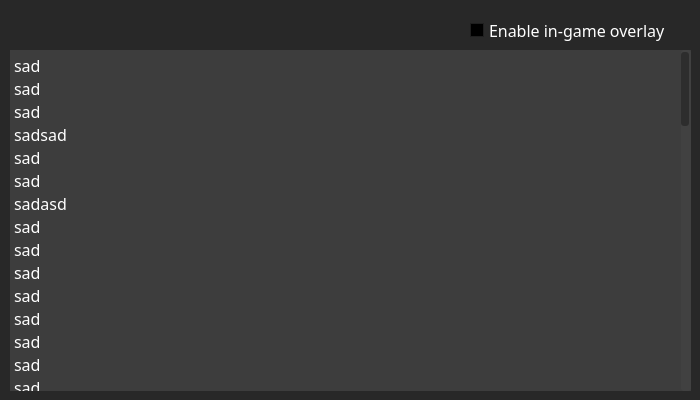
<?xml version="1.0" encoding="UTF-8"?>
<ui version="4.0">
 <class>Console</class>
 <widget class="QMainWindow" name="Console">
  <property name="windowModality">
   <enum>Qt::NonModal</enum>
  </property>
  <property name="geometry">
   <rect>
    <x>0</x>
    <y>0</y>
    <width>700</width>
    <height>400</height>
   </rect>
  </property>
  <property name="sizePolicy">
   <sizepolicy hsizetype="Fixed" vsizetype="Fixed">
    <horstretch>0</horstretch>
    <verstretch>0</verstretch>
   </sizepolicy>
  </property>
  <property name="minimumSize">
   <size>
    <width>700</width>
    <height>400</height>
   </size>
  </property>
  <property name="maximumSize">
   <size>
    <width>700</width>
    <height>400</height>
   </size>
  </property>
  <property name="palette">
   <palette>
    <active>
     <colorrole role="WindowText">
      <brush brushstyle="SolidPattern">
       <color alpha="255">
        <red>255</red>
        <green>255</green>
        <blue>255</blue>
       </color>
      </brush>
     </colorrole>
     <colorrole role="Button">
      <brush brushstyle="SolidPattern">
       <color alpha="255">
        <red>0</red>
        <green>0</green>
        <blue>0</blue>
       </color>
      </brush>
     </colorrole>
     <colorrole role="Light">
      <brush brushstyle="SolidPattern">
       <color alpha="255">
        <red>0</red>
        <green>0</green>
        <blue>0</blue>
       </color>
      </brush>
     </colorrole>
     <colorrole role="Midlight">
      <brush brushstyle="SolidPattern">
       <color alpha="255">
        <red>0</red>
        <green>0</green>
        <blue>0</blue>
       </color>
      </brush>
     </colorrole>
     <colorrole role="Dark">
      <brush brushstyle="SolidPattern">
       <color alpha="255">
        <red>0</red>
        <green>0</green>
        <blue>0</blue>
       </color>
      </brush>
     </colorrole>
     <colorrole role="Mid">
      <brush brushstyle="SolidPattern">
       <color alpha="255">
        <red>0</red>
        <green>0</green>
        <blue>0</blue>
       </color>
      </brush>
     </colorrole>
     <colorrole role="Text">
      <brush brushstyle="SolidPattern">
       <color alpha="255">
        <red>255</red>
        <green>255</green>
        <blue>255</blue>
       </color>
      </brush>
     </colorrole>
     <colorrole role="BrightText">
      <brush brushstyle="SolidPattern">
       <color alpha="255">
        <red>255</red>
        <green>255</green>
        <blue>255</blue>
       </color>
      </brush>
     </colorrole>
     <colorrole role="ButtonText">
      <brush brushstyle="SolidPattern">
       <color alpha="255">
        <red>255</red>
        <green>255</green>
        <blue>255</blue>
       </color>
      </brush>
     </colorrole>
     <colorrole role="Base">
      <brush brushstyle="SolidPattern">
       <color alpha="255">
        <red>0</red>
        <green>0</green>
        <blue>0</blue>
       </color>
      </brush>
     </colorrole>
     <colorrole role="Window">
      <brush brushstyle="SolidPattern">
       <color alpha="255">
        <red>40</red>
        <green>40</green>
        <blue>40</blue>
       </color>
      </brush>
     </colorrole>
     <colorrole role="Shadow">
      <brush brushstyle="SolidPattern">
       <color alpha="255">
        <red>0</red>
        <green>0</green>
        <blue>0</blue>
       </color>
      </brush>
     </colorrole>
     <colorrole role="AlternateBase">
      <brush brushstyle="SolidPattern">
       <color alpha="255">
        <red>0</red>
        <green>0</green>
        <blue>0</blue>
       </color>
      </brush>
     </colorrole>
     <colorrole role="ToolTipBase">
      <brush brushstyle="SolidPattern">
       <color alpha="255">
        <red>255</red>
        <green>255</green>
        <blue>220</blue>
       </color>
      </brush>
     </colorrole>
     <colorrole role="ToolTipText">
      <brush brushstyle="SolidPattern">
       <color alpha="255">
        <red>0</red>
        <green>0</green>
        <blue>0</blue>
       </color>
      </brush>
     </colorrole>
    </active>
    <inactive>
     <colorrole role="WindowText">
      <brush brushstyle="SolidPattern">
       <color alpha="255">
        <red>255</red>
        <green>255</green>
        <blue>255</blue>
       </color>
      </brush>
     </colorrole>
     <colorrole role="Button">
      <brush brushstyle="SolidPattern">
       <color alpha="255">
        <red>0</red>
        <green>0</green>
        <blue>0</blue>
       </color>
      </brush>
     </colorrole>
     <colorrole role="Light">
      <brush brushstyle="SolidPattern">
       <color alpha="255">
        <red>0</red>
        <green>0</green>
        <blue>0</blue>
       </color>
      </brush>
     </colorrole>
     <colorrole role="Midlight">
      <brush brushstyle="SolidPattern">
       <color alpha="255">
        <red>0</red>
        <green>0</green>
        <blue>0</blue>
       </color>
      </brush>
     </colorrole>
     <colorrole role="Dark">
      <brush brushstyle="SolidPattern">
       <color alpha="255">
        <red>0</red>
        <green>0</green>
        <blue>0</blue>
       </color>
      </brush>
     </colorrole>
     <colorrole role="Mid">
      <brush brushstyle="SolidPattern">
       <color alpha="255">
        <red>0</red>
        <green>0</green>
        <blue>0</blue>
       </color>
      </brush>
     </colorrole>
     <colorrole role="Text">
      <brush brushstyle="SolidPattern">
       <color alpha="255">
        <red>255</red>
        <green>255</green>
        <blue>255</blue>
       </color>
      </brush>
     </colorrole>
     <colorrole role="BrightText">
      <brush brushstyle="SolidPattern">
       <color alpha="255">
        <red>255</red>
        <green>255</green>
        <blue>255</blue>
       </color>
      </brush>
     </colorrole>
     <colorrole role="ButtonText">
      <brush brushstyle="SolidPattern">
       <color alpha="255">
        <red>255</red>
        <green>255</green>
        <blue>255</blue>
       </color>
      </brush>
     </colorrole>
     <colorrole role="Base">
      <brush brushstyle="SolidPattern">
       <color alpha="255">
        <red>0</red>
        <green>0</green>
        <blue>0</blue>
       </color>
      </brush>
     </colorrole>
     <colorrole role="Window">
      <brush brushstyle="SolidPattern">
       <color alpha="255">
        <red>40</red>
        <green>40</green>
        <blue>40</blue>
       </color>
      </brush>
     </colorrole>
     <colorrole role="Shadow">
      <brush brushstyle="SolidPattern">
       <color alpha="255">
        <red>0</red>
        <green>0</green>
        <blue>0</blue>
       </color>
      </brush>
     </colorrole>
     <colorrole role="AlternateBase">
      <brush brushstyle="SolidPattern">
       <color alpha="255">
        <red>0</red>
        <green>0</green>
        <blue>0</blue>
       </color>
      </brush>
     </colorrole>
     <colorrole role="ToolTipBase">
      <brush brushstyle="SolidPattern">
       <color alpha="255">
        <red>255</red>
        <green>255</green>
        <blue>220</blue>
       </color>
      </brush>
     </colorrole>
     <colorrole role="ToolTipText">
      <brush brushstyle="SolidPattern">
       <color alpha="255">
        <red>0</red>
        <green>0</green>
        <blue>0</blue>
       </color>
      </brush>
     </colorrole>
    </inactive>
    <disabled>
     <colorrole role="WindowText">
      <brush brushstyle="SolidPattern">
       <color alpha="255">
        <red>0</red>
        <green>0</green>
        <blue>0</blue>
       </color>
      </brush>
     </colorrole>
     <colorrole role="Button">
      <brush brushstyle="SolidPattern">
       <color alpha="255">
        <red>0</red>
        <green>0</green>
        <blue>0</blue>
       </color>
      </brush>
     </colorrole>
     <colorrole role="Light">
      <brush brushstyle="SolidPattern">
       <color alpha="255">
        <red>0</red>
        <green>0</green>
        <blue>0</blue>
       </color>
      </brush>
     </colorrole>
     <colorrole role="Midlight">
      <brush brushstyle="SolidPattern">
       <color alpha="255">
        <red>0</red>
        <green>0</green>
        <blue>0</blue>
       </color>
      </brush>
     </colorrole>
     <colorrole role="Dark">
      <brush brushstyle="SolidPattern">
       <color alpha="255">
        <red>0</red>
        <green>0</green>
        <blue>0</blue>
       </color>
      </brush>
     </colorrole>
     <colorrole role="Mid">
      <brush brushstyle="SolidPattern">
       <color alpha="255">
        <red>0</red>
        <green>0</green>
        <blue>0</blue>
       </color>
      </brush>
     </colorrole>
     <colorrole role="Text">
      <brush brushstyle="SolidPattern">
       <color alpha="255">
        <red>0</red>
        <green>0</green>
        <blue>0</blue>
       </color>
      </brush>
     </colorrole>
     <colorrole role="BrightText">
      <brush brushstyle="SolidPattern">
       <color alpha="255">
        <red>255</red>
        <green>255</green>
        <blue>255</blue>
       </color>
      </brush>
     </colorrole>
     <colorrole role="ButtonText">
      <brush brushstyle="SolidPattern">
       <color alpha="255">
        <red>0</red>
        <green>0</green>
        <blue>0</blue>
       </color>
      </brush>
     </colorrole>
     <colorrole role="Base">
      <brush brushstyle="SolidPattern">
       <color alpha="255">
        <red>40</red>
        <green>40</green>
        <blue>40</blue>
       </color>
      </brush>
     </colorrole>
     <colorrole role="Window">
      <brush brushstyle="SolidPattern">
       <color alpha="255">
        <red>40</red>
        <green>40</green>
        <blue>40</blue>
       </color>
      </brush>
     </colorrole>
     <colorrole role="Shadow">
      <brush brushstyle="SolidPattern">
       <color alpha="255">
        <red>0</red>
        <green>0</green>
        <blue>0</blue>
       </color>
      </brush>
     </colorrole>
     <colorrole role="AlternateBase">
      <brush brushstyle="SolidPattern">
       <color alpha="255">
        <red>0</red>
        <green>0</green>
        <blue>0</blue>
       </color>
      </brush>
     </colorrole>
     <colorrole role="ToolTipBase">
      <brush brushstyle="SolidPattern">
       <color alpha="255">
        <red>255</red>
        <green>255</green>
        <blue>220</blue>
       </color>
      </brush>
     </colorrole>
     <colorrole role="ToolTipText">
      <brush brushstyle="SolidPattern">
       <color alpha="255">
        <red>0</red>
        <green>0</green>
        <blue>0</blue>
       </color>
      </brush>
     </colorrole>
    </disabled>
   </palette>
  </property>
  <property name="font">
   <font>
    <pointsize>12</pointsize>
   </font>
  </property>
  <property name="windowTitle">
   <string>HunterPy</string>
  </property>
  <property name="windowIcon">
   <iconset>
    <normaloff>../media/icon.ico</normaloff>../media/icon.ico</iconset>
  </property>
  <property name="windowOpacity">
   <double>1.000000000000000</double>
  </property>
  <property name="styleSheet">
   <string notr="true"/>
  </property>
  <property name="locale">
   <locale language="English" country="UnitedStates"/>
  </property>
  <property name="tabShape">
   <enum>QTabWidget::Rounded</enum>
  </property>
  <widget class="QWidget" name="centralwidget">
   <property name="font">
    <font>
     <family>MS Serif</family>
    </font>
   </property>
   <widget class="QScrollArea" name="ConsoleBox">
    <property name="enabled">
     <bool>true</bool>
    </property>
    <property name="geometry">
     <rect>
      <x>10</x>
      <y>50</y>
      <width>681</width>
      <height>341</height>
     </rect>
    </property>
    <property name="palette">
     <palette>
      <active>
       <colorrole role="WindowText">
        <brush brushstyle="SolidPattern">
         <color alpha="255">
          <red>226</red>
          <green>226</green>
          <blue>226</blue>
         </color>
        </brush>
       </colorrole>
       <colorrole role="Button">
        <brush brushstyle="SolidPattern">
         <color alpha="255">
          <red>49</red>
          <green>49</green>
          <blue>49</blue>
         </color>
        </brush>
       </colorrole>
       <colorrole role="Light">
        <brush brushstyle="SolidPattern">
         <color alpha="255">
          <red>73</red>
          <green>73</green>
          <blue>73</blue>
         </color>
        </brush>
       </colorrole>
       <colorrole role="Midlight">
        <brush brushstyle="SolidPattern">
         <color alpha="255">
          <red>61</red>
          <green>61</green>
          <blue>61</blue>
         </color>
        </brush>
       </colorrole>
       <colorrole role="Dark">
        <brush brushstyle="SolidPattern">
         <color alpha="255">
          <red>24</red>
          <green>24</green>
          <blue>24</blue>
         </color>
        </brush>
       </colorrole>
       <colorrole role="Mid">
        <brush brushstyle="SolidPattern">
         <color alpha="255">
          <red>32</red>
          <green>32</green>
          <blue>32</blue>
         </color>
        </brush>
       </colorrole>
       <colorrole role="Text">
        <brush brushstyle="SolidPattern">
         <color alpha="255">
          <red>255</red>
          <green>255</green>
          <blue>255</blue>
         </color>
        </brush>
       </colorrole>
       <colorrole role="BrightText">
        <brush brushstyle="SolidPattern">
         <color alpha="255">
          <red>255</red>
          <green>255</green>
          <blue>255</blue>
         </color>
        </brush>
       </colorrole>
       <colorrole role="ButtonText">
        <brush brushstyle="SolidPattern">
         <color alpha="255">
          <red>255</red>
          <green>255</green>
          <blue>255</blue>
         </color>
        </brush>
       </colorrole>
       <colorrole role="Base">
        <brush brushstyle="SolidPattern">
         <color alpha="255">
          <red>58</red>
          <green>58</green>
          <blue>58</blue>
         </color>
        </brush>
       </colorrole>
       <colorrole role="Window">
        <brush brushstyle="SolidPattern">
         <color alpha="255">
          <red>49</red>
          <green>49</green>
          <blue>49</blue>
         </color>
        </brush>
       </colorrole>
       <colorrole role="Shadow">
        <brush brushstyle="SolidPattern">
         <color alpha="255">
          <red>0</red>
          <green>0</green>
          <blue>0</blue>
         </color>
        </brush>
       </colorrole>
       <colorrole role="AlternateBase">
        <brush brushstyle="SolidPattern">
         <color alpha="255">
          <red>24</red>
          <green>24</green>
          <blue>24</blue>
         </color>
        </brush>
       </colorrole>
       <colorrole role="ToolTipBase">
        <brush brushstyle="SolidPattern">
         <color alpha="255">
          <red>255</red>
          <green>255</green>
          <blue>220</blue>
         </color>
        </brush>
       </colorrole>
       <colorrole role="ToolTipText">
        <brush brushstyle="SolidPattern">
         <color alpha="255">
          <red>0</red>
          <green>0</green>
          <blue>0</blue>
         </color>
        </brush>
       </colorrole>
      </active>
      <inactive>
       <colorrole role="WindowText">
        <brush brushstyle="SolidPattern">
         <color alpha="255">
          <red>226</red>
          <green>226</green>
          <blue>226</blue>
         </color>
        </brush>
       </colorrole>
       <colorrole role="Button">
        <brush brushstyle="SolidPattern">
         <color alpha="255">
          <red>49</red>
          <green>49</green>
          <blue>49</blue>
         </color>
        </brush>
       </colorrole>
       <colorrole role="Light">
        <brush brushstyle="SolidPattern">
         <color alpha="255">
          <red>73</red>
          <green>73</green>
          <blue>73</blue>
         </color>
        </brush>
       </colorrole>
       <colorrole role="Midlight">
        <brush brushstyle="SolidPattern">
         <color alpha="255">
          <red>61</red>
          <green>61</green>
          <blue>61</blue>
         </color>
        </brush>
       </colorrole>
       <colorrole role="Dark">
        <brush brushstyle="SolidPattern">
         <color alpha="255">
          <red>24</red>
          <green>24</green>
          <blue>24</blue>
         </color>
        </brush>
       </colorrole>
       <colorrole role="Mid">
        <brush brushstyle="SolidPattern">
         <color alpha="255">
          <red>32</red>
          <green>32</green>
          <blue>32</blue>
         </color>
        </brush>
       </colorrole>
       <colorrole role="Text">
        <brush brushstyle="SolidPattern">
         <color alpha="255">
          <red>255</red>
          <green>255</green>
          <blue>255</blue>
         </color>
        </brush>
       </colorrole>
       <colorrole role="BrightText">
        <brush brushstyle="SolidPattern">
         <color alpha="255">
          <red>255</red>
          <green>255</green>
          <blue>255</blue>
         </color>
        </brush>
       </colorrole>
       <colorrole role="ButtonText">
        <brush brushstyle="SolidPattern">
         <color alpha="255">
          <red>255</red>
          <green>255</green>
          <blue>255</blue>
         </color>
        </brush>
       </colorrole>
       <colorrole role="Base">
        <brush brushstyle="SolidPattern">
         <color alpha="255">
          <red>58</red>
          <green>58</green>
          <blue>58</blue>
         </color>
        </brush>
       </colorrole>
       <colorrole role="Window">
        <brush brushstyle="SolidPattern">
         <color alpha="255">
          <red>49</red>
          <green>49</green>
          <blue>49</blue>
         </color>
        </brush>
       </colorrole>
       <colorrole role="Shadow">
        <brush brushstyle="SolidPattern">
         <color alpha="255">
          <red>0</red>
          <green>0</green>
          <blue>0</blue>
         </color>
        </brush>
       </colorrole>
       <colorrole role="AlternateBase">
        <brush brushstyle="SolidPattern">
         <color alpha="255">
          <red>24</red>
          <green>24</green>
          <blue>24</blue>
         </color>
        </brush>
       </colorrole>
       <colorrole role="ToolTipBase">
        <brush brushstyle="SolidPattern">
         <color alpha="255">
          <red>255</red>
          <green>255</green>
          <blue>220</blue>
         </color>
        </brush>
       </colorrole>
       <colorrole role="ToolTipText">
        <brush brushstyle="SolidPattern">
         <color alpha="255">
          <red>0</red>
          <green>0</green>
          <blue>0</blue>
         </color>
        </brush>
       </colorrole>
      </inactive>
      <disabled>
       <colorrole role="WindowText">
        <brush brushstyle="SolidPattern">
         <color alpha="255">
          <red>24</red>
          <green>24</green>
          <blue>24</blue>
         </color>
        </brush>
       </colorrole>
       <colorrole role="Button">
        <brush brushstyle="SolidPattern">
         <color alpha="255">
          <red>49</red>
          <green>49</green>
          <blue>49</blue>
         </color>
        </brush>
       </colorrole>
       <colorrole role="Light">
        <brush brushstyle="SolidPattern">
         <color alpha="255">
          <red>73</red>
          <green>73</green>
          <blue>73</blue>
         </color>
        </brush>
       </colorrole>
       <colorrole role="Midlight">
        <brush brushstyle="SolidPattern">
         <color alpha="255">
          <red>61</red>
          <green>61</green>
          <blue>61</blue>
         </color>
        </brush>
       </colorrole>
       <colorrole role="Dark">
        <brush brushstyle="SolidPattern">
         <color alpha="255">
          <red>24</red>
          <green>24</green>
          <blue>24</blue>
         </color>
        </brush>
       </colorrole>
       <colorrole role="Mid">
        <brush brushstyle="SolidPattern">
         <color alpha="255">
          <red>32</red>
          <green>32</green>
          <blue>32</blue>
         </color>
        </brush>
       </colorrole>
       <colorrole role="Text">
        <brush brushstyle="SolidPattern">
         <color alpha="255">
          <red>24</red>
          <green>24</green>
          <blue>24</blue>
         </color>
        </brush>
       </colorrole>
       <colorrole role="BrightText">
        <brush brushstyle="SolidPattern">
         <color alpha="255">
          <red>255</red>
          <green>255</green>
          <blue>255</blue>
         </color>
        </brush>
       </colorrole>
       <colorrole role="ButtonText">
        <brush brushstyle="SolidPattern">
         <color alpha="255">
          <red>24</red>
          <green>24</green>
          <blue>24</blue>
         </color>
        </brush>
       </colorrole>
       <colorrole role="Base">
        <brush brushstyle="SolidPattern">
         <color alpha="255">
          <red>49</red>
          <green>49</green>
          <blue>49</blue>
         </color>
        </brush>
       </colorrole>
       <colorrole role="Window">
        <brush brushstyle="SolidPattern">
         <color alpha="255">
          <red>49</red>
          <green>49</green>
          <blue>49</blue>
         </color>
        </brush>
       </colorrole>
       <colorrole role="Shadow">
        <brush brushstyle="SolidPattern">
         <color alpha="255">
          <red>0</red>
          <green>0</green>
          <blue>0</blue>
         </color>
        </brush>
       </colorrole>
       <colorrole role="AlternateBase">
        <brush brushstyle="SolidPattern">
         <color alpha="255">
          <red>49</red>
          <green>49</green>
          <blue>49</blue>
         </color>
        </brush>
       </colorrole>
       <colorrole role="ToolTipBase">
        <brush brushstyle="SolidPattern">
         <color alpha="255">
          <red>255</red>
          <green>255</green>
          <blue>220</blue>
         </color>
        </brush>
       </colorrole>
       <colorrole role="ToolTipText">
        <brush brushstyle="SolidPattern">
         <color alpha="255">
          <red>0</red>
          <green>0</green>
          <blue>0</blue>
         </color>
        </brush>
       </colorrole>
      </disabled>
     </palette>
    </property>
    <property name="font">
     <font>
      <family>MS Reference Sans Serif</family>
     </font>
    </property>
    <property name="autoFillBackground">
     <bool>true</bool>
    </property>
    <property name="styleSheet">
     <string notr="true">QScrollBar:vertical {
	border-width: 1px;
    background-color: rgb(65, 65, 65);
	width: 10px;
	padding-right: 2px;
	border-radius: 3px;
	padding-top: 2px;
	padding-bottom: 2px;
}
QScrollBar::handle:vertical {
	background-color: rgb(45, 45, 45);
	min-width: 5px;
	border-radius: 3px;
}
QScrollBar::add-page:vertical {
	background-color: none;
}
QScrollBar::sub-page:vertical {
	background-color: none;
}
QScrollBar::add-line:vertical {
	border: none;
	background-color: none;
}
QScrollBar::sub-line:vertical {
	border: none;
	background-color: none;
}</string>
    </property>
    <property name="frameShape">
     <enum>QFrame::NoFrame</enum>
    </property>
    <property name="frameShadow">
     <enum>QFrame::Plain</enum>
    </property>
    <property name="lineWidth">
     <number>-1</number>
    </property>
    <property name="midLineWidth">
     <number>-1</number>
    </property>
    <property name="widgetResizable">
     <bool>true</bool>
    </property>
    <widget class="QWidget" name="scrollAreaWidgetContents">
     <property name="geometry">
      <rect>
       <x>0</x>
       <y>0</y>
       <width>681</width>
       <height>341</height>
      </rect>
     </property>
     <property name="font">
      <font>
       <pointsize>14</pointsize>
      </font>
     </property>
     <property name="autoFillBackground">
      <bool>true</bool>
     </property>
     <property name="styleSheet">
      <string notr="true">QTextBrowser {
	background-color: rgb(61, 61, 61);
	color: white;
}</string>
     </property>
     <widget class="QTextBrowser" name="TextBox">
      <property name="geometry">
       <rect>
        <x>0</x>
        <y>0</y>
        <width>681</width>
        <height>341</height>
       </rect>
      </property>
      <property name="font">
       <font>
        <family>MS Reference Sans Serif</family>
        <pointsize>12</pointsize>
        <weight>50</weight>
        <bold>false</bold>
       </font>
      </property>
      <property name="cursor" stdset="0">
       <cursorShape>ArrowCursor</cursorShape>
      </property>
      <property name="autoFillBackground">
       <bool>false</bool>
      </property>
      <property name="styleSheet">
       <string notr="true"/>
      </property>
      <property name="frameShape">
       <enum>QFrame::NoFrame</enum>
      </property>
      <property name="frameShadow">
       <enum>QFrame::Sunken</enum>
      </property>
      <property name="readOnly">
       <bool>true</bool>
      </property>
      <property name="html">
       <string>&lt;!DOCTYPE HTML PUBLIC &quot;-//W3C//DTD HTML 4.0//EN&quot; &quot;http://www.w3.org/TR/REC-html40/strict.dtd&quot;&gt;
&lt;html&gt;&lt;head&gt;&lt;meta name=&quot;qrichtext&quot; content=&quot;1&quot; /&gt;&lt;style type=&quot;text/css&quot;&gt;
p, li { white-space: pre-wrap; }
&lt;/style&gt;&lt;/head&gt;&lt;body style=&quot; font-family:'MS Reference Sans Serif'; font-size:12pt; font-weight:400; font-style:normal;&quot;&gt;
&lt;p style=&quot; margin-top:0px; margin-bottom:0px; margin-left:0px; margin-right:0px; -qt-block-indent:0; text-indent:0px;&quot;&gt;sad&lt;/p&gt;
&lt;p style=&quot; margin-top:0px; margin-bottom:0px; margin-left:0px; margin-right:0px; -qt-block-indent:0; text-indent:0px;&quot;&gt;sad&lt;/p&gt;
&lt;p style=&quot; margin-top:0px; margin-bottom:0px; margin-left:0px; margin-right:0px; -qt-block-indent:0; text-indent:0px;&quot;&gt;sad&lt;/p&gt;
&lt;p style=&quot; margin-top:0px; margin-bottom:0px; margin-left:0px; margin-right:0px; -qt-block-indent:0; text-indent:0px;&quot;&gt;sadsad&lt;/p&gt;
&lt;p style=&quot; margin-top:0px; margin-bottom:0px; margin-left:0px; margin-right:0px; -qt-block-indent:0; text-indent:0px;&quot;&gt;sad&lt;/p&gt;
&lt;p style=&quot; margin-top:0px; margin-bottom:0px; margin-left:0px; margin-right:0px; -qt-block-indent:0; text-indent:0px;&quot;&gt;sad&lt;/p&gt;
&lt;p style=&quot; margin-top:0px; margin-bottom:0px; margin-left:0px; margin-right:0px; -qt-block-indent:0; text-indent:0px;&quot;&gt;sadasd&lt;/p&gt;
&lt;p style=&quot; margin-top:0px; margin-bottom:0px; margin-left:0px; margin-right:0px; -qt-block-indent:0; text-indent:0px;&quot;&gt;sad&lt;/p&gt;
&lt;p style=&quot; margin-top:0px; margin-bottom:0px; margin-left:0px; margin-right:0px; -qt-block-indent:0; text-indent:0px;&quot;&gt;sad&lt;/p&gt;
&lt;p style=&quot; margin-top:0px; margin-bottom:0px; margin-left:0px; margin-right:0px; -qt-block-indent:0; text-indent:0px;&quot;&gt;sad&lt;/p&gt;
&lt;p style=&quot; margin-top:0px; margin-bottom:0px; margin-left:0px; margin-right:0px; -qt-block-indent:0; text-indent:0px;&quot;&gt;sad&lt;/p&gt;
&lt;p style=&quot; margin-top:0px; margin-bottom:0px; margin-left:0px; margin-right:0px; -qt-block-indent:0; text-indent:0px;&quot;&gt;sad&lt;/p&gt;
&lt;p style=&quot; margin-top:0px; margin-bottom:0px; margin-left:0px; margin-right:0px; -qt-block-indent:0; text-indent:0px;&quot;&gt;sad&lt;/p&gt;
&lt;p style=&quot; margin-top:0px; margin-bottom:0px; margin-left:0px; margin-right:0px; -qt-block-indent:0; text-indent:0px;&quot;&gt;sad&lt;/p&gt;
&lt;p style=&quot; margin-top:0px; margin-bottom:0px; margin-left:0px; margin-right:0px; -qt-block-indent:0; text-indent:0px;&quot;&gt;sad&lt;/p&gt;
&lt;p style=&quot; margin-top:0px; margin-bottom:0px; margin-left:0px; margin-right:0px; -qt-block-indent:0; text-indent:0px;&quot;&gt;sad&lt;/p&gt;
&lt;p style=&quot; margin-top:0px; margin-bottom:0px; margin-left:0px; margin-right:0px; -qt-block-indent:0; text-indent:0px;&quot;&gt;sad&lt;/p&gt;
&lt;p style=&quot; margin-top:0px; margin-bottom:0px; margin-left:0px; margin-right:0px; -qt-block-indent:0; text-indent:0px;&quot;&gt;sad&lt;/p&gt;
&lt;p style=&quot; margin-top:0px; margin-bottom:0px; margin-left:0px; margin-right:0px; -qt-block-indent:0; text-indent:0px;&quot;&gt;sad&lt;/p&gt;
&lt;p style=&quot; margin-top:0px; margin-bottom:0px; margin-left:0px; margin-right:0px; -qt-block-indent:0; text-indent:0px;&quot;&gt;sadasd&lt;/p&gt;
&lt;p style=&quot; margin-top:0px; margin-bottom:0px; margin-left:0px; margin-right:0px; -qt-block-indent:0; text-indent:0px;&quot;&gt;sad&lt;/p&gt;
&lt;p style=&quot; margin-top:0px; margin-bottom:0px; margin-left:0px; margin-right:0px; -qt-block-indent:0; text-indent:0px;&quot;&gt;sad&lt;/p&gt;
&lt;p style=&quot; margin-top:0px; margin-bottom:0px; margin-left:0px; margin-right:0px; -qt-block-indent:0; text-indent:0px;&quot;&gt;sad&lt;/p&gt;
&lt;p style=&quot; margin-top:0px; margin-bottom:0px; margin-left:0px; margin-right:0px; -qt-block-indent:0; text-indent:0px;&quot;&gt;sad&lt;/p&gt;
&lt;p style=&quot; margin-top:0px; margin-bottom:0px; margin-left:0px; margin-right:0px; -qt-block-indent:0; text-indent:0px;&quot;&gt;sad&lt;/p&gt;
&lt;p style=&quot; margin-top:0px; margin-bottom:0px; margin-left:0px; margin-right:0px; -qt-block-indent:0; text-indent:0px;&quot;&gt;sad&lt;/p&gt;
&lt;p style=&quot; margin-top:0px; margin-bottom:0px; margin-left:0px; margin-right:0px; -qt-block-indent:0; text-indent:0px;&quot;&gt;sad&lt;/p&gt;
&lt;p style=&quot; margin-top:0px; margin-bottom:0px; margin-left:0px; margin-right:0px; -qt-block-indent:0; text-indent:0px;&quot;&gt;sad&lt;/p&gt;
&lt;p style=&quot; margin-top:0px; margin-bottom:0px; margin-left:0px; margin-right:0px; -qt-block-indent:0; text-indent:0px;&quot;&gt;sad&lt;/p&gt;
&lt;p style=&quot; margin-top:0px; margin-bottom:0px; margin-left:0px; margin-right:0px; -qt-block-indent:0; text-indent:0px;&quot;&gt;sad&lt;/p&gt;
&lt;p style=&quot; margin-top:0px; margin-bottom:0px; margin-left:0px; margin-right:0px; -qt-block-indent:0; text-indent:0px;&quot;&gt;sadsad&lt;/p&gt;
&lt;p style=&quot; margin-top:0px; margin-bottom:0px; margin-left:0px; margin-right:0px; -qt-block-indent:0; text-indent:0px;&quot;&gt;sad&lt;/p&gt;
&lt;p style=&quot; margin-top:0px; margin-bottom:0px; margin-left:0px; margin-right:0px; -qt-block-indent:0; text-indent:0px;&quot;&gt;sad&lt;/p&gt;
&lt;p style=&quot; margin-top:0px; margin-bottom:0px; margin-left:0px; margin-right:0px; -qt-block-indent:0; text-indent:0px;&quot;&gt;sad&lt;/p&gt;
&lt;p style=&quot; margin-top:0px; margin-bottom:0px; margin-left:0px; margin-right:0px; -qt-block-indent:0; text-indent:0px;&quot;&gt;sad&lt;/p&gt;
&lt;p style=&quot; margin-top:0px; margin-bottom:0px; margin-left:0px; margin-right:0px; -qt-block-indent:0; text-indent:0px;&quot;&gt;sad&lt;/p&gt;
&lt;p style=&quot; margin-top:0px; margin-bottom:0px; margin-left:0px; margin-right:0px; -qt-block-indent:0; text-indent:0px;&quot;&gt;sad&lt;/p&gt;
&lt;p style=&quot; margin-top:0px; margin-bottom:0px; margin-left:0px; margin-right:0px; -qt-block-indent:0; text-indent:0px;&quot;&gt;sad&lt;/p&gt;
&lt;p style=&quot; margin-top:0px; margin-bottom:0px; margin-left:0px; margin-right:0px; -qt-block-indent:0; text-indent:0px;&quot;&gt;sad&lt;/p&gt;
&lt;p style=&quot; margin-top:0px; margin-bottom:0px; margin-left:0px; margin-right:0px; -qt-block-indent:0; text-indent:0px;&quot;&gt;sad&lt;/p&gt;
&lt;p style=&quot; margin-top:0px; margin-bottom:0px; margin-left:0px; margin-right:0px; -qt-block-indent:0; text-indent:0px;&quot;&gt;sad&lt;/p&gt;
&lt;p style=&quot; margin-top:0px; margin-bottom:0px; margin-left:0px; margin-right:0px; -qt-block-indent:0; text-indent:0px;&quot;&gt;sad&lt;/p&gt;
&lt;p style=&quot; margin-top:0px; margin-bottom:0px; margin-left:0px; margin-right:0px; -qt-block-indent:0; text-indent:0px;&quot;&gt;sad&lt;/p&gt;
&lt;p style=&quot; margin-top:0px; margin-bottom:0px; margin-left:0px; margin-right:0px; -qt-block-indent:0; text-indent:0px;&quot;&gt;sadsadsadas&lt;/p&gt;
&lt;p style=&quot; margin-top:0px; margin-bottom:0px; margin-left:0px; margin-right:0px; -qt-block-indent:0; text-indent:0px;&quot;&gt;sad&lt;/p&gt;
&lt;p style=&quot; margin-top:0px; margin-bottom:0px; margin-left:0px; margin-right:0px; -qt-block-indent:0; text-indent:0px;&quot;&gt;sad&lt;/p&gt;
&lt;p style=&quot; margin-top:0px; margin-bottom:0px; margin-left:0px; margin-right:0px; -qt-block-indent:0; text-indent:0px;&quot;&gt;sad&lt;/p&gt;
&lt;p style=&quot; margin-top:0px; margin-bottom:0px; margin-left:0px; margin-right:0px; -qt-block-indent:0; text-indent:0px;&quot;&gt;sad&lt;/p&gt;
&lt;p style=&quot; margin-top:0px; margin-bottom:0px; margin-left:0px; margin-right:0px; -qt-block-indent:0; text-indent:0px;&quot;&gt;sad&lt;/p&gt;
&lt;p style=&quot; margin-top:0px; margin-bottom:0px; margin-left:0px; margin-right:0px; -qt-block-indent:0; text-indent:0px;&quot;&gt;sad&lt;/p&gt;
&lt;p style=&quot; margin-top:0px; margin-bottom:0px; margin-left:0px; margin-right:0px; -qt-block-indent:0; text-indent:0px;&quot;&gt;sad&lt;/p&gt;
&lt;p style=&quot; margin-top:0px; margin-bottom:0px; margin-left:0px; margin-right:0px; -qt-block-indent:0; text-indent:0px;&quot;&gt;sad&lt;/p&gt;
&lt;p style=&quot; margin-top:0px; margin-bottom:0px; margin-left:0px; margin-right:0px; -qt-block-indent:0; text-indent:0px;&quot;&gt;sad&lt;/p&gt;
&lt;p style=&quot; margin-top:0px; margin-bottom:0px; margin-left:0px; margin-right:0px; -qt-block-indent:0; text-indent:0px;&quot;&gt;sad&lt;/p&gt;
&lt;p style=&quot; margin-top:0px; margin-bottom:0px; margin-left:0px; margin-right:0px; -qt-block-indent:0; text-indent:0px;&quot;&gt;sad&lt;/p&gt;
&lt;p style=&quot; margin-top:0px; margin-bottom:0px; margin-left:0px; margin-right:0px; -qt-block-indent:0; text-indent:0px;&quot;&gt;sad&lt;/p&gt;
&lt;p style=&quot; margin-top:0px; margin-bottom:0px; margin-left:0px; margin-right:0px; -qt-block-indent:0; text-indent:0px;&quot;&gt;sad&lt;/p&gt;
&lt;p style=&quot; margin-top:0px; margin-bottom:0px; margin-left:0px; margin-right:0px; -qt-block-indent:0; text-indent:0px;&quot;&gt;sad&lt;/p&gt;
&lt;p style=&quot; margin-top:0px; margin-bottom:0px; margin-left:0px; margin-right:0px; -qt-block-indent:0; text-indent:0px;&quot;&gt;sadasd&lt;/p&gt;
&lt;p style=&quot; margin-top:0px; margin-bottom:0px; margin-left:0px; margin-right:0px; -qt-block-indent:0; text-indent:0px;&quot;&gt;sad&lt;/p&gt;
&lt;p style=&quot; margin-top:0px; margin-bottom:0px; margin-left:0px; margin-right:0px; -qt-block-indent:0; text-indent:0px;&quot;&gt;sad&lt;/p&gt;
&lt;p style=&quot; margin-top:0px; margin-bottom:0px; margin-left:0px; margin-right:0px; -qt-block-indent:0; text-indent:0px;&quot;&gt;sad&lt;/p&gt;
&lt;p style=&quot; margin-top:0px; margin-bottom:0px; margin-left:0px; margin-right:0px; -qt-block-indent:0; text-indent:0px;&quot;&gt;sad&lt;/p&gt;
&lt;p style=&quot; margin-top:0px; margin-bottom:0px; margin-left:0px; margin-right:0px; -qt-block-indent:0; text-indent:0px;&quot;&gt;sad&lt;/p&gt;
&lt;p style=&quot; margin-top:0px; margin-bottom:0px; margin-left:0px; margin-right:0px; -qt-block-indent:0; text-indent:0px;&quot;&gt;sad&lt;/p&gt;
&lt;p style=&quot; margin-top:0px; margin-bottom:0px; margin-left:0px; margin-right:0px; -qt-block-indent:0; text-indent:0px;&quot;&gt;sadasd&lt;/p&gt;
&lt;p style=&quot;-qt-paragraph-type:empty; margin-top:0px; margin-bottom:0px; margin-left:0px; margin-right:0px; -qt-block-indent:0; text-indent:0px;&quot;&gt;&lt;br /&gt;&lt;/p&gt;&lt;/body&gt;&lt;/html&gt;</string>
      </property>
      <property name="placeholderText">
       <string/>
      </property>
     </widget>
    </widget>
   </widget>
   <widget class="QCheckBox" name="enableOverlay">
    <property name="geometry">
     <rect>
      <x>470</x>
      <y>20</y>
      <width>221</width>
      <height>21</height>
     </rect>
    </property>
    <property name="font">
     <font>
      <family>MS Reference Sans Serif</family>
      <pointsize>12</pointsize>
     </font>
    </property>
    <property name="text">
     <string>Enable in-game overlay</string>
    </property>
   </widget>
  </widget>
 </widget>
 <resources/>
 <connections/>
</ui>
